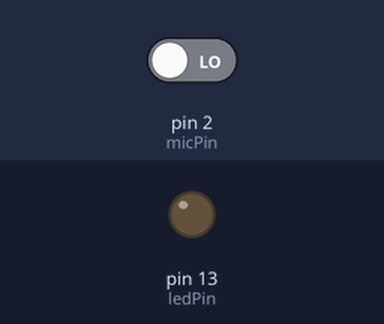
Bench run of a sketch on a simulated Arduino Uno, built with avr-gcc and run on an emulated ATmega328P. Shown: output pins drawn as LEDs (lit = HIGH). Dashed ring = blinking. The test bench sets the inputs (shaded band); at power-on: pin 2 (micPin) LOW.

Above: at 1.2 s.
1.3 s: pin 2 (micPin) driven HIGH
At 1.7 s:
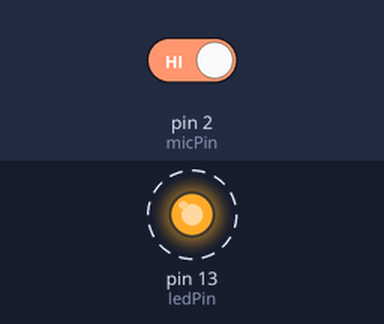
4.3 s: pin 2 (micPin) driven LOW
At 5.3 s:
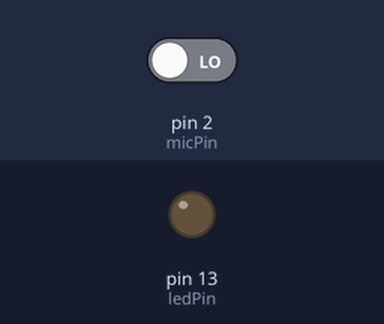
Timing chart, 0 to 7.3 s (numbered marks = the images above; inputs shaded):
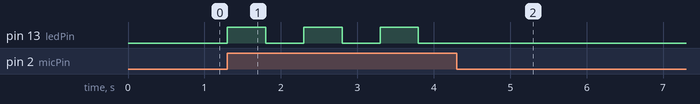

Measured:
- after the input at 1.3 s, pin 13 (ledPin): alternates HIGH for 0.50 s and LOW for 0.50 s, starting at once
- after the input at 4.3 s, pin 13 (ledPin): stops changing and stays LOW

The sketch:

clap_light.ino
```cpp
int micPin = 2;
int ledPin = 13;
int state = LOW;
int val = 0;

void setup() {
  pinMode(ledPin, OUTPUT);
  pinMode(micPin, INPUT);
  Serial.begin(9600);
}

void loop() {
  val = digitalRead(micPin);
  if (val == HIGH) {
    state = !state;
    digitalWrite(ledPin, state);
    delay(500);
  }
}
```
